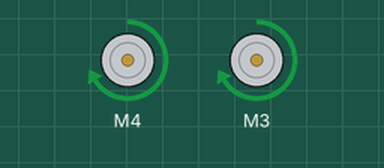
Bench run of a sketch on a simulated Arduino Uno, built with avr-gcc and run on an emulated ATmega328P. Shown: 2 × DC motor (green arrow = forward, orange = backward, longer = faster).

Above: at 0.1 s.
Timing chart, 0 to 1.6 s (numbered marks = the images above):
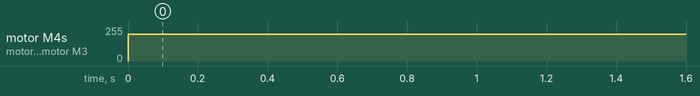

Measured:
- by itself, motor M4, motor M3: stopped → forward 200/255 at 0.00 s

The sketch:

MotorShildCalibration.ino
```cpp
#include <AFMotor.h>

AF_DCMotor motorLeft(4);
AF_DCMotor motorRight(3);

void setup(){

	motorLeft.setSpeed(200); //Set initial speed of the motorLeft & stop
  motorRight.setSpeed(200); //Set initial speed of the motorLeft & stop
	motorLeft.run(RELEASE); //for stop the motorLeft
  motorRight.run(RELEASE); //for stop the motorLeft
}

void loop(){

	motorLeft.run(FORWARD);
  motorRight.run(FORWARD);

}
```
